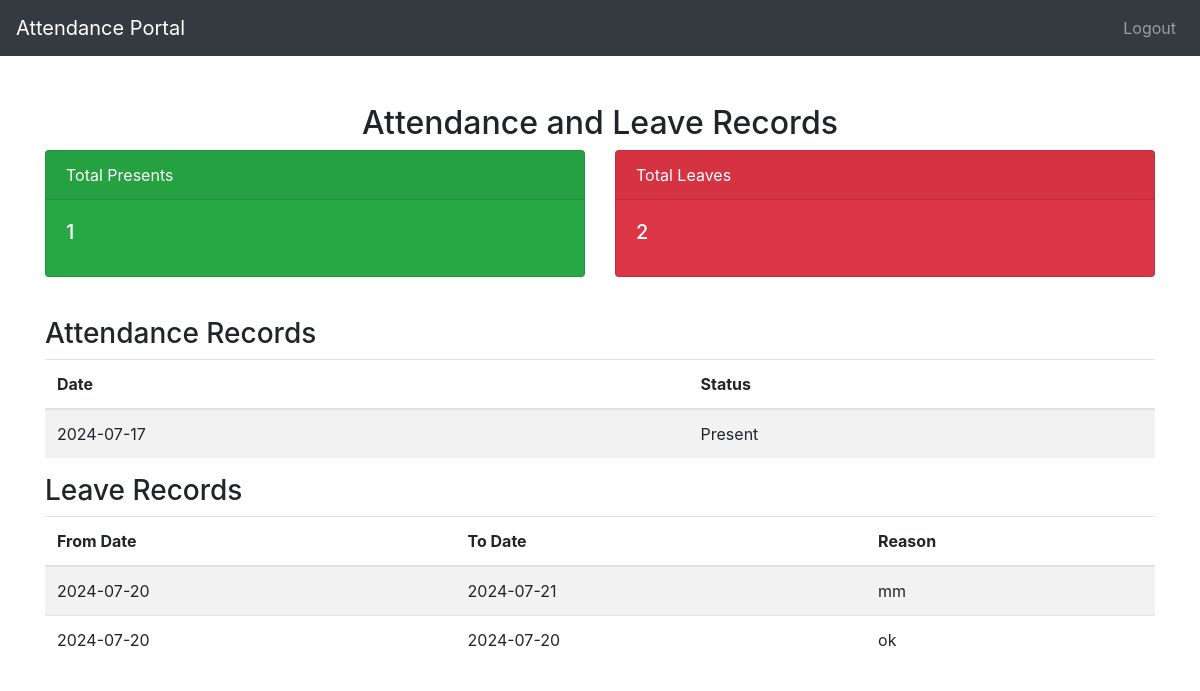
The app's page /view_records.php (signed in) with its own data.
### tables this page shows
CREATE TABLE `attendance` (
  `id` int(11) NOT NULL,
  `f_name` varchar(255) DEFAULT NULL,
  `l_name` varchar(255) DEFAULT NULL,
  `email` varchar(255) NOT NULL,
  `status` varchar(20) NOT NULL,
  `created_at` timestamp NOT NULL DEFAULT current_timestamp(),
  `updated_at` timestamp NOT NULL DEFAULT current_timestamp()
);

CREATE TABLE `leaves` (
  `id` int(11) NOT NULL,
  `email` varchar(255) DEFAULT NULL,
  `f_name` varchar(255) DEFAULT NULL,
  `l_name` varchar(255) DEFAULT NULL,
  `leave_reason` text DEFAULT NULL,
  `from_date` date DEFAULT NULL,
  `to_date` date DEFAULT NULL,
  `status` varchar(255) DEFAULT 'Pending',
  `created_at` datetime NOT NULL DEFAULT current_timestamp(),
  `updated_at` datetime NOT NULL DEFAULT current_timestamp()
);

### view_records.php (the view, shortened to what this page needs)
<?php
require 'include/db_con.php';
$email = $_SESSION['email'];
$sql_presents = "SELECT COUNT(*) AS total_presents FROM attendance WHERE email = '$email' AND status = 'present'";
$result_presents = $conn->query($sql_presents);
$total_presents = $result_presents->fetch_assoc()['total_presents'];
$sql_leaves = "SELECT COUNT(*) AS total_leaves FROM leaves WHERE email = '$email'";
$result_leaves = $conn->query($sql_leaves);
$total_leaves = $result_leaves->fetch_assoc()['total_leaves'];
$sql_attendance = "SELECT created_at, status FROM attendance WHERE email = '$email' ORDER BY created_at DESC";
$result_attendance = $conn->query($sql_attendance);
$sql_leave_records = "SELECT from_date, to_date, leave_reason FROM leaves WHERE email = '$email' ORDER BY from_date DESC";
$result_leave_records = $conn->query($sql_leave_records);
?>
<!DOCTYPE html>
<html lang="en">
<head>
    <link rel="stylesheet" href="https://stackpath.bootstrapcdn.com/bootstrap/4.5.2/css/bootstrap.min.css">
</head>
<body>
    <?php include 'include/header.php'; ?>
    <div class="container mt-5">
        <h2 class="text-center">Attendance and Leave Records</h2>
        <div class="row mb-4">
            <div class="col-md-6">
                <div class="card text-white bg-success mb-3">
                    <div class="card-header">Total Presents</div>
                    <div class="card-body">
                        <h5 class="card-title"><?php echo $total_presents; ?></h5>
                    </div>
                </div>
            </div>
            <div class="col-md-6">
                <div class="card text-white bg-danger mb-3">
                    <div class="card-header">Total Leaves</div>
                    <div class="card-body">
                        <h5 class="card-title"><?php echo $total_leaves; ?></h5>
                    </div>
                </div>
            </div>
        </div>
        <h3>Attendance Records</h3>
        <table class="table table-striped">
            <thead>
                <tr>
                    <th>Date</th>
                    <th>Status</th>
                </tr>
            </thead>
            <tbody>
                <?php while ($row = $result_attendance->fetch_assoc()): ?>
                    <tr>
                        <td><?php echo date("Y-m-d", strtotime($row['created_at'])); ?></td>
                        <td><?php echo ucfirst($row['status']); ?></td>
                    </tr>
                <?php endwhile; ?>
            </tbody>
        </table>
        <h3>Leave Records</h3>
        <table class="table table-striped">
            <thead>
                <tr>
                    <th>From Date</th>
                    <th>To Date</th>
                    <th>Reason</th>
                </tr>
            </thead>
            <tbody>
                <?php while ($row = $result_leave_records->fetch_assoc()): ?>
                    <tr>
                        <td><?php echo $row['from_date']; ?></td>
                        <td><?php echo $row['to_date']; ?></td>
                        <td><?php echo $row['leave_reason']; ?></td>
                    </tr>
                <?php endwhile; ?>
            </tbody>
        </table>
    </div>
</body>
</html>

### records on screen
attendance: created_at "2024-07-17", status "Present"
leaves: from_date "2024-07-20", to_date "2024-07-21", leave_reason "mm"
leaves: from_date "2024-07-20", to_date "2024-07-20", leave_reason "ok"

### other values on screen
$total_presents "1"
$total_leaves "2"
